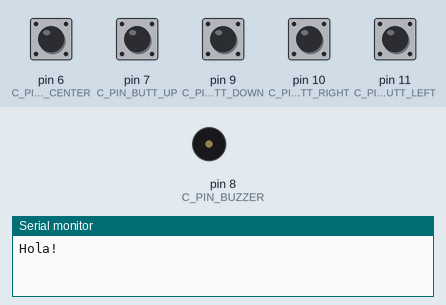
A sketch run on a simulated Arduino Uno, built with avr-gcc and run on an emulated ATmega328P. On the bench: buzzer (waves = sounding), the last lines printed to the serial monitor. Inputs (shaded band) come from the test bench; at power-on: pin 7 (C_PIN_BUTT_UP), pin 9 (C_PIN_BUTT_DOWN) HIGH, pin 6 (C_PIN_BUTT_CENTER), pin 10 (C_PIN_BUTT_RIGHT), pin 11 (C_PIN_BUTT_LEFT) LOW.

Above: at 0.8 s.
0.9 s: pin 9 (C_PIN_BUTT_DOWN) pulled LOW for 0.15 s
At 1.11 s:
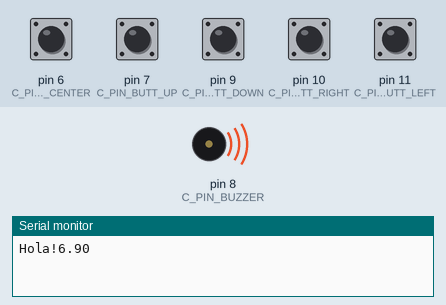
Timing chart, 0 to 3.9 s (numbered marks = the images above; inputs shaded):
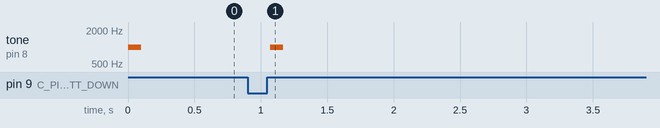

The sketch:

buttons_buzzer.ino
```cpp
// (licence header left out)
//---------------- CONSTANTS---------------------//
const int16_t C_LP_CENTER = 0x01;
const int16_t C_LP_RIGHT = 0x02;
const int16_t C_LP_LEFT = 0x03;
const int16_t C_LP_UP = 0x04;
const int16_t C_LP_DOWN = 0x05;
const int16_t C_CLICK_CENTER = 0x06;
const int16_t C_CLICK_RIGTH = 0x07;
const int16_t C_CLICK_LEFT = 0x08;
const int16_t C_CLICK_UP = 0x09;
const int16_t C_CLICK_DOWN = 0x0A;
const int16_t C_NONE_EVENT = 0x0B;

const int16_t C_PIN_BUTT_UP = 7;
const int16_t C_PIN_BUZZER = 8;
const int16_t C_PIN_BUTT_DOWN = 9;
const int16_t C_PIN_BUTT_RIGHT = 10;
const int16_t C_PIN_BUTT_LEFT = 11;
const int16_t C_PIN_BUTT_CENTER = 6;

const int16_t C_TIMER_REBOUND = 20;
const int32_t C_TIMER_LONGPRESS_1 = 1000;

void setup()
{
  Serial.begin(9600);

  float voltage = 7.0;
  int16_t button_event = C_NONE_EVENT;
  int32_t period = 0;
  pinMode(C_PIN_BUZZER, OUTPUT);
  pinMode(C_PIN_BUTT_UP, INPUT);
  pinMode(C_PIN_BUTT_DOWN, INPUT);
  pinMode(C_PIN_BUTT_RIGHT, INPUT);
  pinMode(C_PIN_BUTT_LEFT, INPUT);
  pinMode(C_PIN_BUTT_CENTER, INPUT);
  digitalWrite(C_PIN_BUZZER, LOW);
  tone(C_PIN_BUZZER, 1000, 100); //milisegundos
  while (!Serial) ;
  Serial.print("Hola!");
  while (1)
  {
    button_event = ReadDirPad();

    if (button_event == C_CLICK_UP)
    {
      voltage += 0.1;
      voltage = constrain(voltage, 5.0, 16.0);
      //Serial.print("Voltage: ");
      Serial.println(voltage);
      bip();
      //tone(C_PIN_BUZZER, 1000, 100);
      //tone(C_PIN_BUZZER, 2000, 100);
      //Serial.println(button_event);
    }

    if (button_event == C_LP_UP)
    {
      voltage += 1;
      voltage = constrain(voltage, 5.0, 16.0);
      //Serial.print("Voltage: ");
      Serial.println(voltage);
      tone(C_PIN_BUZZER, 1000, 100);
      tone(C_PIN_BUZZER, 2000, 100);
      // Serial.println(button_event);
    }
    if (button_event == C_LP_DOWN)
    {
      voltage -= 1;
      voltage = constrain(voltage, 5.0, 16.0);
      //Serial.print("Voltage: ");
      Serial.println(voltage);
      tone(C_PIN_BUZZER, 2000, 100);
      tone(C_PIN_BUZZER, 1000, 100);
      // Serial.println(button_event);
    }

    if (button_event == C_CLICK_DOWN)
    {
      voltage -= 0.1;
      voltage = constrain(voltage, 5.0, 16.0);
      //Serial.print("Voltage: ");
      Serial.println(voltage);
      tone(C_PIN_BUZZER, 2000, 100);
      tone(C_PIN_BUZZER, 1000, 100);
      //Serial.println(button_event);
    }
  }
}

void loop()
{
}

int16_t ReadDirPad()
{
  int event = C_NONE_EVENT;
  int16_t cont_changes = 0;

  static bool up_pressed = false;
  static bool up_released = false;
  static bool down_pressed = false;
  static bool down_released = false;

  static bool up_fast_mode_flag = false;
  static bool down_fast_mode_flag = false;

  static int32_t up_rebound_timer = 0;
  static int32_t up_longpress_timer = 0;
  static int32_t down_rebound_timer = 0;
  static int32_t down_longpress_timer = 0;

  static bool up_butt_last_state = false;
  static bool up_butt_state = false;
  static bool down_butt_last_state = false;
  static bool down_butt_state = false;
  static bool left_butt_last_state = false;
  static bool left_butt_state = false;
  static bool right_butt_last_state = false;
  static bool right_butt_state = false;
  static bool center_butt_last_state = false;
  static bool center_butt_state = false;

  up_butt_state = digitalRead(C_PIN_BUTT_UP);
  down_butt_state = digitalRead(C_PIN_BUTT_DOWN);
  left_butt_state = digitalRead(C_PIN_BUTT_LEFT);
  right_butt_state = digitalRead(C_PIN_BUTT_RIGHT);
  center_butt_state = digitalRead(C_PIN_BUTT_CENTER);

  //  UP
  /* Falling Edge detection.*/
  if (up_butt_state == false && up_butt_last_state == true)
  {
    up_pressed = true;
    //Serial.print("fall");
  }
  if (up_pressed == true)
  {
    if ((millis() - up_rebound_timer) >= C_TIMER_REBOUND)
    {
      if ((millis() - up_longpress_timer) < C_TIMER_LONGPRESS_1)
      {
        /* Rising Edge detection.*/
        if (up_butt_state == true && up_butt_last_state == false)
        {
          up_released = true;
          up_rebound_timer = millis();
        }
      }
      else
      {
        // Serial.print("lp");
        up_fast_mode_flag = true;
        up_longpress_timer = millis();
        event = C_LP_UP;
        cont_changes += 1;
      }
    }
  }
  else
  {
    up_rebound_timer = millis();
    up_longpress_timer = millis();
  }
  if (up_released == true)
  {
    if ((millis() - up_rebound_timer) >= C_TIMER_REBOUND)
    {
      // Serial.print("rise");
      if (up_fast_mode_flag)
      {
        event = C_NONE_EVENT;
        up_fast_mode_flag = false;
      }
      else
      {
        event = C_CLICK_UP;
      }
      up_pressed = false;
      up_released = false;
      cont_changes += 1;
    }
  }

  //  DOWN
  if (down_butt_state == false && up_butt_last_state == true)
  {
    down_pressed = true;
    //Serial.print("fall");
  }
  if (down_pressed)
  {
    if ((millis() - down_rebound_timer) >= C_TIMER_REBOUND)
    {
      if ((millis() - down_longpress_timer) < C_TIMER_LONGPRESS_1)
      {
        if (down_butt_state == true && down_butt_last_state == false)
        {
          down_released = true;
          down_rebound_timer = millis();
        }
      }
      else
      {
        // Serial.print("lp");
        down_fast_mode_flag = true;
        down_longpress_timer = millis();
        event = C_LP_DOWN;
        cont_changes += 1;
      }
    }
  }
  else
  {
    down_rebound_timer = millis();
    down_longpress_timer = millis();
  }
  if (down_released)
  {
    if ((millis() - down_rebound_timer) >= C_TIMER_REBOUND)
    {
      // Serial.print("rise");
      if (down_fast_mode_flag)
      {
        event = C_NONE_EVENT;
        down_fast_mode_flag = false;
      }
      else
      {
        event = C_CLICK_DOWN;
      }
      down_pressed = false;
      down_released = false;
      cont_changes += 1;
    }
  }
  // RIGHT
  if (right_butt_state == true && right_butt_last_state == false)
  {
    event = C_CLICK_RIGTH;
    cont_changes += 1;
  }
  if (left_butt_state == true && left_butt_last_state == false)
  {
    event = C_CLICK_LEFT;
    cont_changes += 1;
  }
  if (center_butt_state == true && center_butt_last_state == false)
  {
    event = C_CLICK_CENTER;
    cont_changes += 1;
  }
  //Serial.println(cont_changes);

  center_butt_last_state = center_butt_state;
  left_butt_last_state = left_butt_state;
  right_butt_last_state = right_butt_state;
  up_butt_last_state = up_butt_state;
  down_butt_last_state = down_butt_state;

  if (cont_changes == 1)
  {
    return event;
  }
  else
  {
    return C_NONE_EVENT;
  }
}

void bip()
{
  for (int m = 0; m < 2; m++)
  {
    digitalWrite(C_PIN_BUZZER, HIGH);
    delay(1);
    digitalWrite(C_PIN_BUZZER, LOW);
    delay(1);
  }
}
```

Measured:
- after the input at 0.9 s, tone on pin 8 (C_PIN_BUZZER): silent → 1000 Hz after 0.17 s, → silent 0.10 s later
